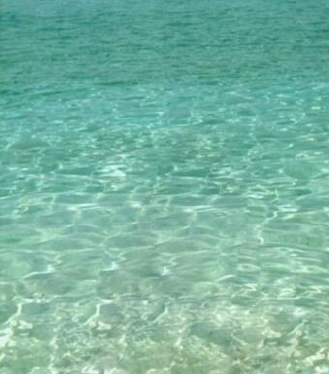
#> input picture input/water.jpg, 329 x 374 px
$ python main.py
#> lines starting #> are read from the running program, lines starting #| are printed output that depends on the picture
"""
Script that blends a source image into a bigger target image.
It only works for rectangular images, well it _should_ but
there are some bugs so it doesn't really work.
"""

import numpy as np
import scipy
import matplotlib.pyplot as plt
from skimage import io


def laplace_operator(m, n):
    """
    Compute laplace operator given m rows and n columns.
    """
    I_m = scipy.sparse.identity(m)
    D_n = scipy.sparse.diags((-2, 1, 1), (0, 1, -1), (n, n))

    I_n = scipy.sparse.identity(n)
    D_m = scipy.sparse.diags((-2, 1, 1), (0, 1, -1), (m, m))

    return scipy.sparse.kron(I_m, D_n) + scipy.sparse.kron(I_n, D_m)


# [13 lines left out: function discrete_gradient, not called in this run]


def calculate_C(m, n):
    """
    Compute the outer 1's of the Laplace Matrix.
    These 1's represent the columns of the edges of Omega.
    """
    C = scipy.sparse.eye(m * n, dtype=int, format="lil")
    mask = np.zeros((m * n), dtype=bool)
    mask[m : m * n - m] = True
    C[mask, mask] = 0
    return C


def calculate_F(m, n):
    """
    Compute the inner 1's of the Laplace Matrix.
    These 1's represent the rows of the edges of Omega.
    """
    E = scipy.sparse.eye(m * n, dtype=int, format="lil")
    F = scipy.sparse.eye(m * n, dtype=int, format="lil")
    F -= E

    mask = np.zeros((m * n,), dtype=bool)
    mask[m::m] = True
    mask[2 * m - 1 :: m] = True

    F[mask, mask] = 1
    mask = np.zeros((m * n), dtype=bool)
    mask[m * n - m :] = True
    F[mask, mask] = 0
    return F


def calculate_H(m, n):
    """
    Compute the 1's which will mask the actual edge values of h.
    """
    C = calculate_C(m, n)
    F = calculate_F(m, n)
    H = scipy.sparse.eye(m * n, dtype=int, format="lil")
    H -= C
    H -= F

    return H


def calculate_A(m, n):
    """
    Compute the Laplace Matrix that takes into account the edges of Omega.
    """
    C = calculate_C(m, n)
    F = calculate_F(m, n)
    H = calculate_H(m, n)

    D = laplace_operator(m, n)
    D = H @ D

    A = C + F + D
    return A


def calculate_b(m, n, h, g):
    """
    Compute b, where b takes into account the edges of Omega.
    B is the right hand side of our CG equation.
    """
    CF = calculate_C(m, n) + calculate_F(m, n)
    H = calculate_H(m, n)

    b = H @ g.flatten("F") + CF @ h.flatten("F")
    A = calculate_A(m, n)
    return A @ b


# [24 lines left out: function calculate_div_v, not called in this run]


def naive_blending(h_star, g, p):
    """
    Copy paste the source into the target.
    """
    m, n = g.shape
    p = (p[1], p[0])
    h_star[p[0] : p[0] + m, p[1] : p[1] + n] = g
    return h_star


def laplace_blending(h_star, g, p):
    """
    Use laplace blending to blend the source into the target.
    """
    # The inner of Omega only. The edges will be set later.
    g = g[1:-1, 1:-1]
    m, n = g.shape
    # Swap values as we need row first, column second (y, x)
    p = (p[1], p[0])
    h = h_star[p[0] : p[0] + m, p[1] : p[1] + n]

    D = laplace_operator(m, n)
    b = calculate_b(m, n, h, g)
    x, exit_code = scipy.sparse.linalg.cg(D, b, maxiter=10000)

    if exit_code != 0:
        raise ValueError("CG was not successful, exit code is NOT zero")

    if not (p[0] + m <= h_star.shape[0] and p[1] + n <= h_star.shape[1]):
        raise ValueError("Given position is outside of target image")

    h_star[p[0] : p[0] + m, p[1] : p[1] + n] = x.reshape((m, n))
    return h_star


# [28 lines left out: functions mix_blend, gray_laplace_blending, not called in this run]


def bear_water_example(blend_type):
    # Read in the images and set pixel offset `p`
#> called with blend_type = 0
    h = io.imread("input/water.jpg")
#> h is the input picture: shape (374, 329, 3); mean R, G, B 120.6, 180.3, 161.1
    g = io.imread("input/bear.jpg")
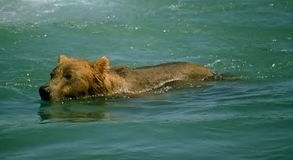
#> input picture input/bear.jpg, 293 x 160 px
#> g is the input picture: shape (160, 293, 3); mean R, G, B 72.1, 108.4, 95
    p = (10, 80)

    if blend_type == 0:
        red_image = naive_blending(h[:, :, 0].copy(), g[:, :, 0], p)
        green_image = naive_blending(h[:, :, 1].copy(), g[:, :, 1], p)
        blue_image = naive_blending(h[:, :, 2].copy(), g[:, :, 2], p)
    elif blend_type == 1:
        red_image = laplace_blending(h[:, :, 0].copy(), g[:, :, 0], p)
        green_image = laplace_blending(h[:, :, 1].copy(), g[:, :, 1], p)
        blue_image = laplace_blending(h[:, :, 2].copy(), g[:, :, 2], p)
    elif blend_type == 2:
        red_image = mix_blend(h[:, :, 0].copy(), g[:, :, 0], p)
        green_image = mix_blend(h[:, :, 1].copy(), g[:, :, 1], p)
        blue_image = mix_blend(h[:, :, 2].copy(), g[:, :, 2], p)
    else:
        raise ValueError("The given blend type does not exist. Must be between 0 - 2.")

    image = np.stack((red_image, green_image, blue_image), axis=2)
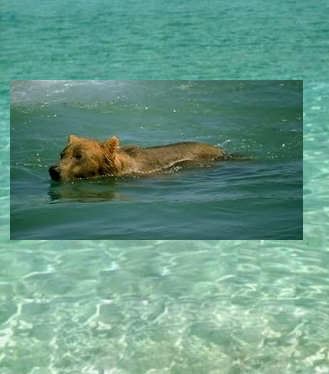
#> image: shape (374, 329, 3); mean R, G, B 104.2, 152.2, 134.3
    return image


def plane_bird_example(blend_type):
    # Read in the images and set pixel offset `p`
#> called with blend_type = 0
    h = io.imread("input/bird.jpg")
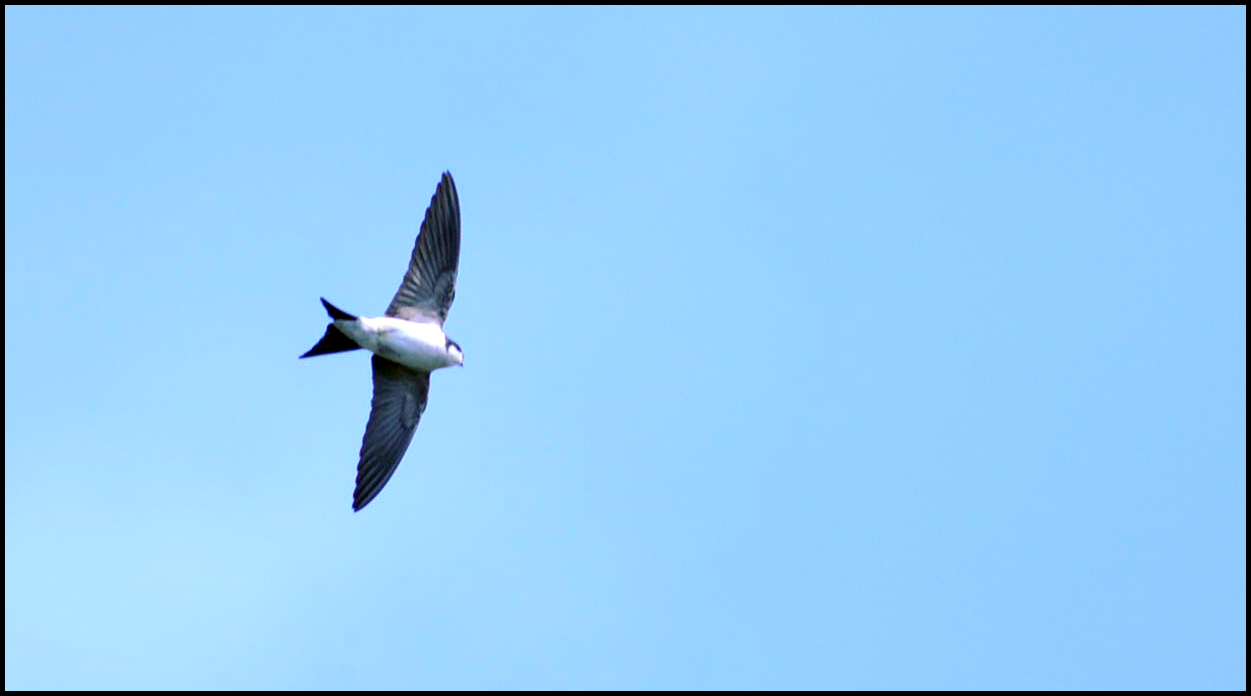
#> input picture input/bird.jpg, 1251 x 696 px
#> h is the input picture: shape (696, 1251, 3); mean R, G, B 149.1, 204.4, 246
    g = io.imread("input/plane.jpg")
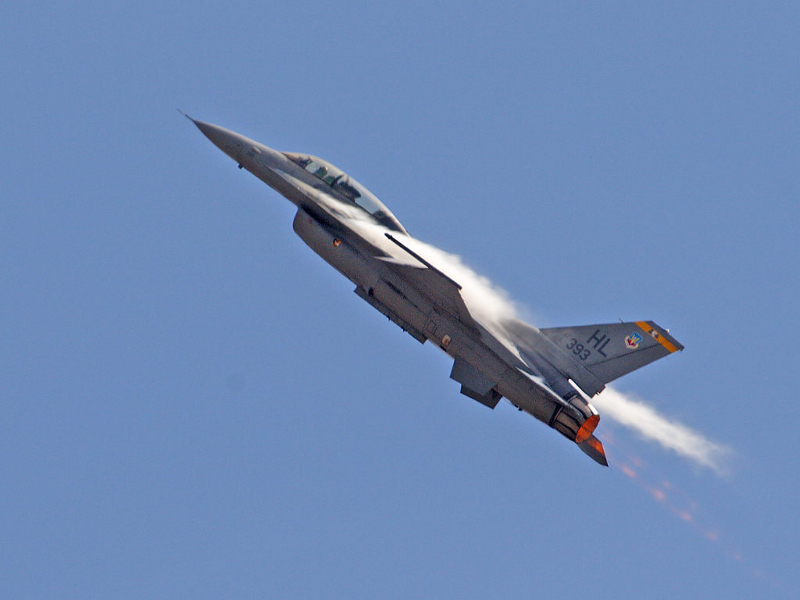
#> input picture input/plane.jpg, 800 x 600 px
#> g is the input picture: shape (600, 800, 3); mean R, G, B 110.3, 138, 182.5
    p = (400, 50)

    if blend_type == 0:
        red_image = naive_blending(h[:, :, 0].copy(), g[:, :, 0], p)
        green_image = naive_blending(h[:, :, 1].copy(), g[:, :, 1], p)
#> in naive_blending (call 5), `h_star[p[0] : p[0] + m, p[1] : p[1] + n] = g`:
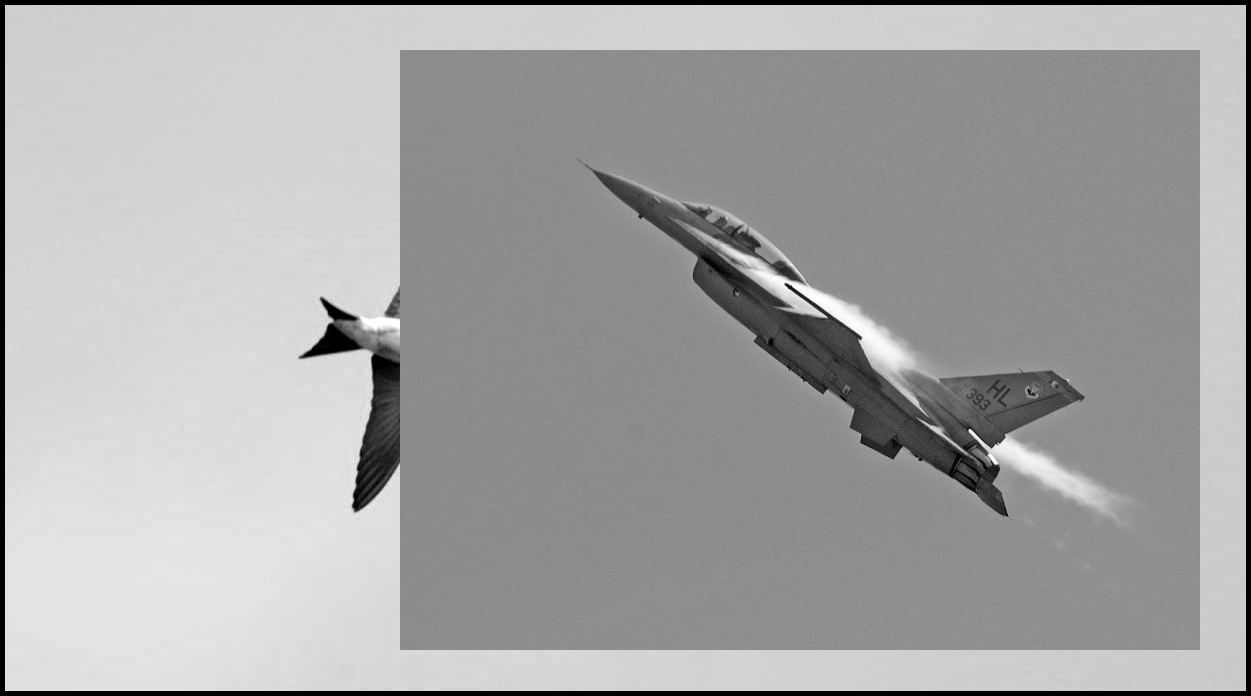
#> h_star: shape (696, 1251); min 0, max 255, mean 166
        blue_image = naive_blending(h[:, :, 2].copy(), g[:, :, 2], p)
#> in naive_blending (call 6), `h_star[p[0] : p[0] + m, p[1] : p[1] + n] = g`:
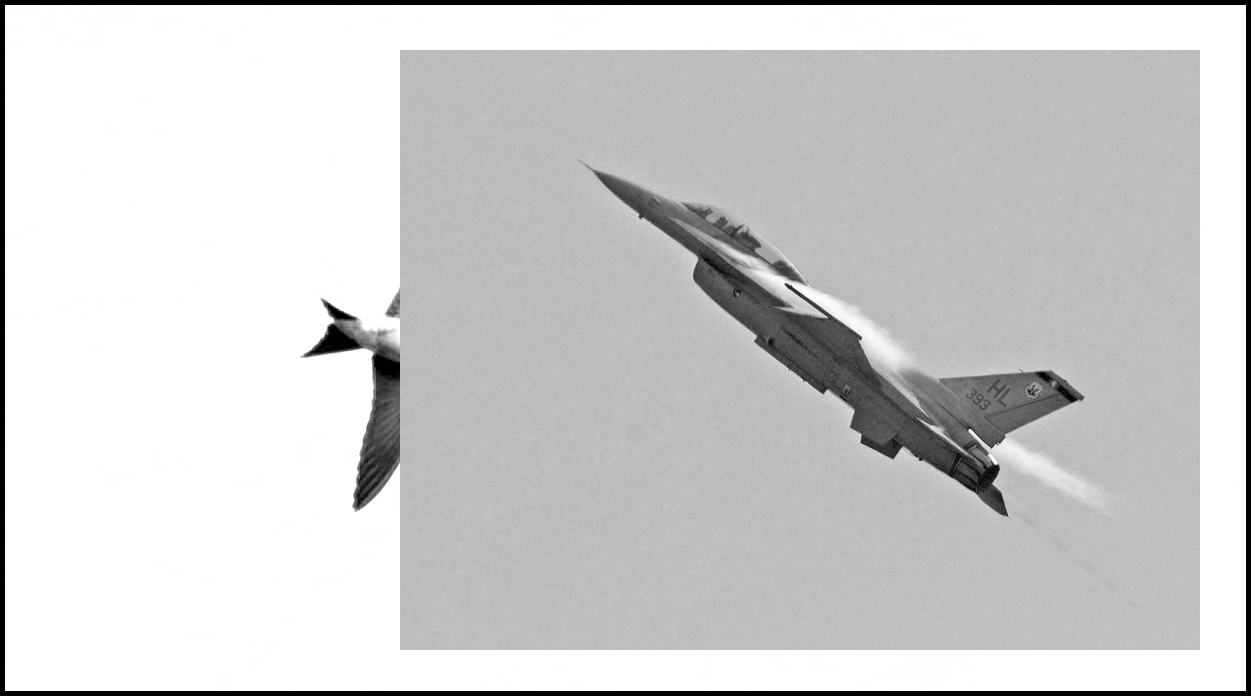
#> h_star: shape (696, 1251); min 0, max 255, mean 207.8
    elif blend_type == 1:
        red_image = laplace_blending(h[:, :, 0].copy(), g[:, :, 0], p)
        green_image = laplace_blending(h[:, :, 1].copy(), g[:, :, 1], p)
        blue_image = laplace_blending(h[:, :, 2].copy(), g[:, :, 2], p)
    elif blend_type == 2:
        red_image = mix_blend(h[:, :, 0].copy(), g[:, :, 0], p)
        green_image = mix_blend(h[:, :, 1].copy(), g[:, :, 1], p)
        blue_image = mix_blend(h[:, :, 2].copy(), g[:, :, 2], p)
    else:
        raise ValueError("The given blend type does not exist. Must be between 0 - 2.")

    image = np.stack((red_image, green_image, blue_image), axis=2)
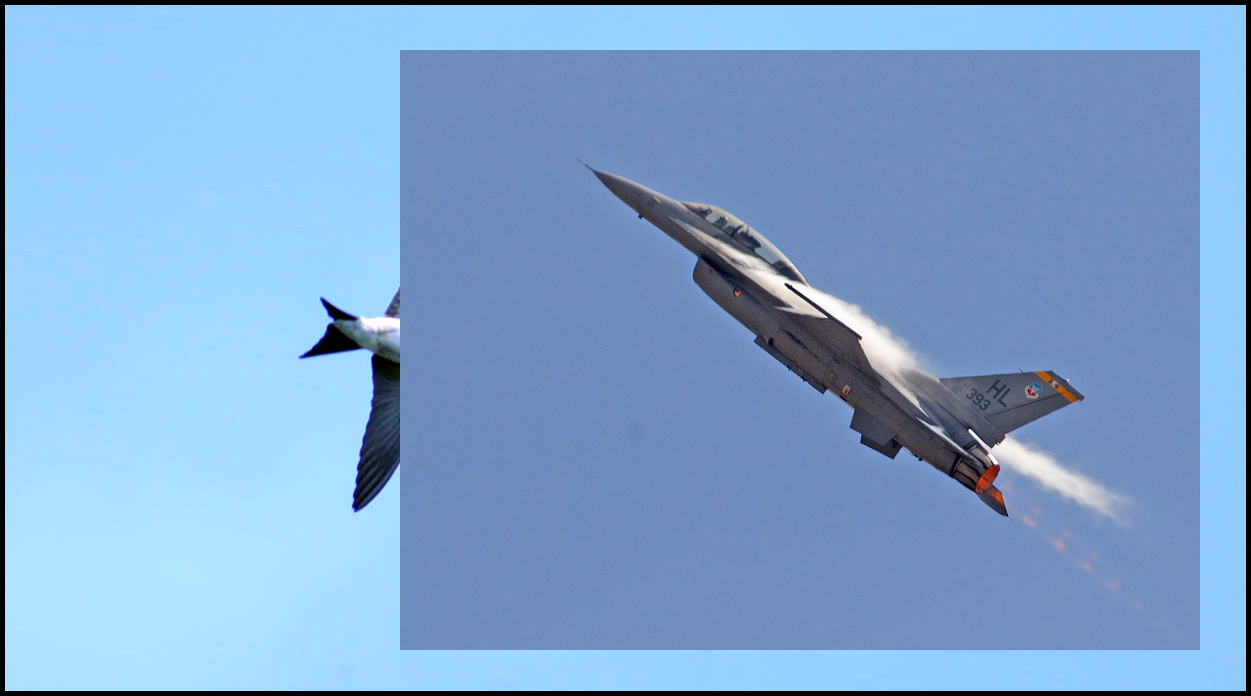
#> image: shape (696, 1251, 3); mean R, G, B 127.4, 166, 207.8
    return image


def main():
    print(
        "WARNING: This will take some time. The program will compute a lot of redundant matrices."
    )
    # Define values for displaying the blended images
    col = 3
    row = 2
    images = []
    titles = [
        [
            "Naive Blend - Bear in Water",
            "Laplace Blend - Bear in Water",
            "Mix Blend - Bear in Water",
        ],
        [
            "Naive Blend - Plane and Bird",
            "Laplace Blend - Plane and Bird",
            "Mix Blend - Plane and Bird",
        ],
    ]
    for i in range(3):
        images.append(bear_water_example(i))
        print(f"Generated: {titles[0][i]}")
        images.append(plane_bird_example(i))
        print(f"Generated: {titles[1][i]}")

    # Create a figure and subplots based on the number of images
    fig, axes = plt.subplots(row, col, figsize=(col * 5, row * 5))

    # Blend all images and append to `images`
    for i in range(len(images)):
        row = i % 2
        col = i // 2
        axes[row, col].imshow(images[i])
        axes[row, col].set_title(titles[row][col])
        axes[row, col].axis("off")

    plt.tight_layout()
    plt.show()


if __name__ == "__main__":
#> (the run stopped early here; a loop or call above may not have finished)
